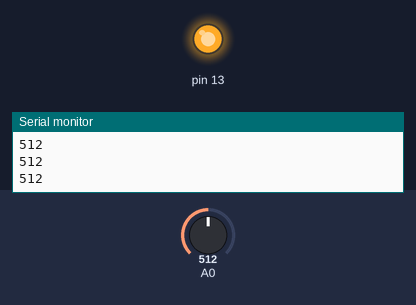
Recording of a sketch running on a simulated Arduino Uno, built with avr-gcc and run on an emulated ATmega328P. Parts: output pins drawn as LEDs (lit = HIGH), the last lines printed to the serial monitor. The test bench sets the inputs (shaded band); at power-on: A0 = 512.

Above: at 1.2 s.
1.3 s: A0 set to 5
2.8 s: A0 set to 2
At 4.0 s:
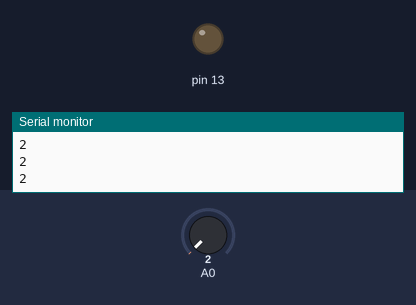
4.3 s: A0 set to 122
At 5.5 s:
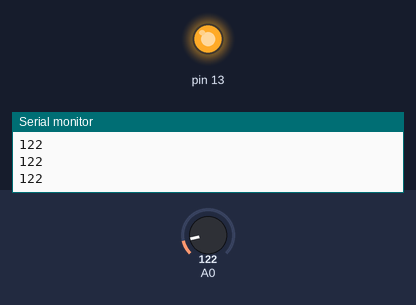
5.9 s: A0 set to 0
At 6.8 s:
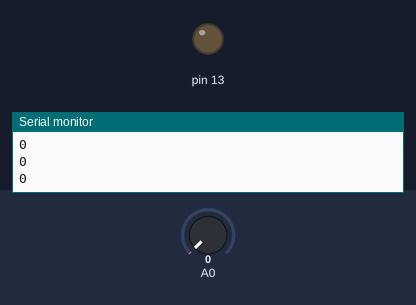
Timing chart, 0 to 8.5 s (numbered marks = the images above; inputs shaded):
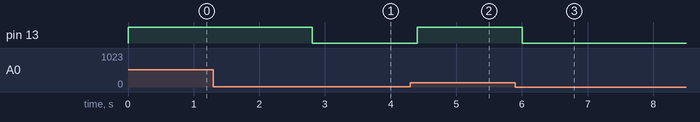

Measured:
- the behaviour switches between 4 and 3 on A0 (found by bisection; images 0 and 1)
- after the input at 2.8 s, pin 13: HIGH → LOW at once
- after the input at 4.3 s, pin 13: LOW → HIGH after 0.11 s
- after the input at 5.9 s, pin 13: HIGH → LOW after 0.11 s

The sketch:

LightSensorLevel.ino
```cpp
void setup() {
  // put your setup code here, to run once:
Serial.begin(9600);
pinMode(13, OUTPUT);
}

void loop() {
  // put your main code here, to run repeatedly:
int nivelIluminare = analogRead(0);
Serial.println(nivelIluminare);
if (nivelIluminare > 3)
{
  digitalWrite(13, HIGH);
}
else
{
   digitalWrite(13, LOW);
}
delay (200);
}
```
